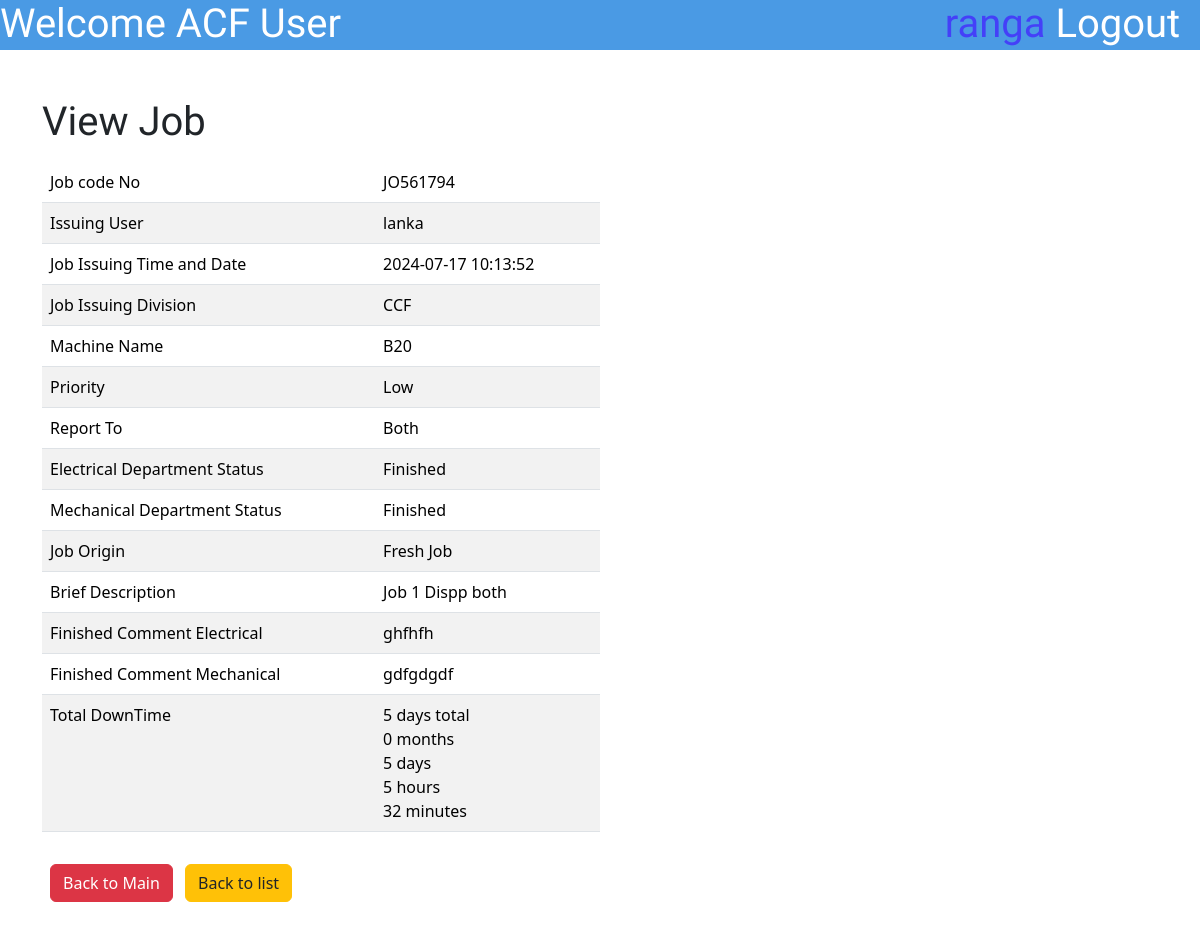
Page /PUser/ViewJobPUser.php?updateid=213 (signed in) on the committed database.
### tables this page shows
CREATE TABLE `jobdatasheet` (
  `id` int(10) NOT NULL,
  `JobCodeNo` varchar(100) NOT NULL,
  `JobPostingDateTime` varchar(50) NOT NULL,
  `JobPostingDev` enum('ACF','CCF','DR','Flexible','Aluminium Rodmill','Ceylon Copper') NOT NULL,
  `MachineName` varchar(255) NOT NULL,
  `Priority` enum('High','Low','Critical','') NOT NULL,
  `ReportTo` enum('Electrical','Mechanical','Both','') NOT NULL,
  `BDescription` varchar(500) NOT NULL,
  `Username` varchar(50) NOT NULL,
  `JobStatusE` enum('Pending','Started','Finished','Approved','NA') NOT NULL,
  `JobStatusM` enum('Pending','Started','Finished','Approved','NA') NOT NULL,
  `Approval` enum('Pending Approval','Not Approved','Approved','') NOT NULL,
  `FinishedCommentE` varchar(255) DEFAULT NULL,
  `FinishedCommentM` varchar(500) DEFAULT NULL,
  `TransferCommentE` varchar(500) DEFAULT NULL,
  `TransferCommentM` varchar(500) DEFAULT NULL,
  `ApproveComment` varchar(1000) DEFAULT NULL,
  `DisapproveComment` varchar(1000) DEFAULT NULL,
  `DownTime` varchar(500) DEFAULT NULL,
  `TryCount` int(10) DEFAULT NULL
);

### PUser/ViewJobPUser.php (the view, shortened to what this page needs)
<?php
include '../connect.php';
$idu = $_GET['updateid'];
$sql = "Select * from jobdatasheet where id='$idu'";
$result = mysqli_query($con, $sql);
$row = mysqli_fetch_assoc($result);
$JobCodeNo = $row['JobCodeNo'];
$JobIssuingDateTime = $row['JobPostingDateTime'];
$JobIssuingDivision = $row['JobPostingDev'];
$MachineName = $row['MachineName'];
$Username2=$row['Username'];
$priority = $row['Priority'];
$ReportTo = $row['ReportTo'];
$BriefDescription = $row['BDescription'];
$JobStatusM = $row['JobStatusM'];
$JobStatusE = $row['JobStatusE'];
$FinishedCommentE = $row['FinishedCommentE'];
$FinishedCommentM = $row['FinishedCommentM'];
$TryCount = $row['TryCount'];
?>
<!DOCTYPE html>
<html lang="en">
<head>
    <link href="https://cdn.jsdelivr.net/npm/bootstrap@5.3.3/dist/css/bootstrap.min.css" rel="stylesheet"
>
    <link rel="stylesheet" href="\MaintananceJobCard\styles\SubmitJobstyle.css">
</head>
<body onload="divSelect()">
    <div class="topbar">
        <h1 class="topbar-text">Welcome <?php echo $_SESSION['workplace'] ?> User</h1>
        <a href="\MaintananceJobCard\logout.php">
            <h1 class="topbar-logout">Logout &nbsp</h1>
        </a>
        <h1 class="topbar-username"><?php echo $_SESSION['username'] ?>&nbsp</h1>
    </div>
    <div class="container mt-5 ">
        <h1>View Job </h1>
        <div class="mt-3 mb-5">
            <form method="POST">
                <table class="table table-striped w-50">
                    <tr>
                    <tr>
                        <td>
                            Job code No
                        </td>
                        <td>
                            <?php echo $JobCodeNo; ?>
                        </td>
                    </tr>
                    <tr>
                        <td>
                            Issuing User
                        </td>
                        <td>
                            <?php echo $Username2; ?>
                        </td>
                    </tr>
                    <tr>
                        <td>
                            Job Issuing Time and Date
                        </td>
                        <td>
                            <?php echo $JobIssuingDateTime; ?>
                        </td>
                    </tr>
                    <tr>
                        <td>
                            Job Issuing Division
                        </td>
                        <td>
                            <?php echo $JobIssuingDivision; ?>
                        </td>
                    </tr>
                    <tr>
                        <td>
                            Machine Name
                        </td>
                        <td>
                            <?php echo $MachineName; ?>
                        </td>
                    </tr>
                    <tr>
                        <td>
                            Priority
                        </td>
                        <td>
                            <?php echo $priority; ?>
                        </td>
                    </tr>
                    <tr>
                        <td>
                            Report To
                        </td>
                        <td>
                            <?php echo $ReportTo; ?>
                        </td>
                    </tr>
                    <tr>
                        <td>
                            Electrical Department Status
                        </td>
                        <td>
                            <?php echo $JobStatusE; ?>
                        </td>
                    </tr>
                    <tr>
                        <td>
                            Mechanical Department Status
                        </td>
                        <td>
                            <?php echo $JobStatusM; ?>
                        </td>
                    </tr>
                    <tr>
                        <td>
                            Job Origin
                        </td>
                        <td>
                            <?php
                            if ($TryCount == '1') {
                                echo "Fresh Job";
                            } else if ($TryCount == '2') {
                                echo "Transferred<br>Job ";
                            } else if ($TryCount == '3') {
                                echo "Disapproved<br> Job";
                            } ?>
                        </td>
                    </tr>
                    <tr>
                        <td>
                            Brief Description
                        </td>
                        <td>
                            <?php echo $BriefDescription; ?>
                        </td>
                        <?php
                        if (!is_null($FinishedCommentE)) {
                            echo "<tr>
                        <td>
                            Finished Comment Electrical
                        </td>
                        <td>
                             $FinishedCommentE
                        </td>";
                        }
                        ?>
                        <?php
                        if (!is_null($FinishedCommentM)) {
                            echo "<tr>
                        <td>
                            Finished Comment Mechanical
                        </td>
                        <td>
                             $FinishedCommentM
                        </td>";
                        }
                        ?>
                    <tr>
                        <td>
                            Total DownTime
                        </td>
                        <td>
                            <?php
                            $start_date = new DateTime(date("Y-m-d H:i:s"));
                            $since_start = $start_date->diff(new DateTime($JobIssuingDateTime));
                            echo $since_start->days . ' days total<br>';
                            echo $since_start->m . ' months<br>';
                            echo $since_start->d . ' days<br>';
                            echo $since_start->h . ' hours<br>';
                            echo $since_start->i . ' minutes<br>';
                            ?>
                        </td>
                    </tr>
                    </tr>
                    </tr>
                </table>
                <button type="back" class="btn btn-danger mt-3 mx-2" name="back"><a
                        href="\MaintananceJobCard\EMUser\indexEMUser.php" style="text-decoration:none;color:white">Back
                        to Main</a></button>
                <button type="back" class="btn btn-warning mt-3" name="back"><a class="text-dark"
                        href="\MaintananceJobCard\PUser\DisplayPendingJobListPuser.php"
                        style="text-decoration:none;color:white">Back to
                        list</a></button>
            </form>
        </div>
    </div>
</body>
</body>

### styles/SubmitJobstyle.css (style rules this page uses)
div.topbar { height: 50px; width: 100%; background-color: #4A9AE4; }
h1.topbar-text { float: left; font-family: "Jockey One", sans-serif; color: white; }
h1.topbar-username { float: right; font-family: "Jockey One", sans-serif; color: #4440F8; }
h1.topbar-logout { float: right; font-family: "Jockey One", sans-serif; color: white; }

### PUser/ViewJobPUser.php (style rules this page uses)
h1 { font-family: "Jockey One", sans-serif; }

### rows in the picture
jobdatasheet: JobCodeNo "JO561794", Username "lanka", JobPostingDateTime "2024-07-17 10:13:52", JobPostingDev "CCF", MachineName "B20", Priority "Low", ReportTo "Both", JobStatusE "Finished", JobStatusM "Finished", BDescription "Job 1 Dispp both", FinishedCommentE "ghfhfh", FinishedCommentM "gdfgdgdf", JobPostingDateTime "5", JobPostingDateTime "0", JobPostingDateTime "32"

### other values in the picture
$_SESSION['workplace'] "ACF"
$_SESSION['username'] "ranga"
